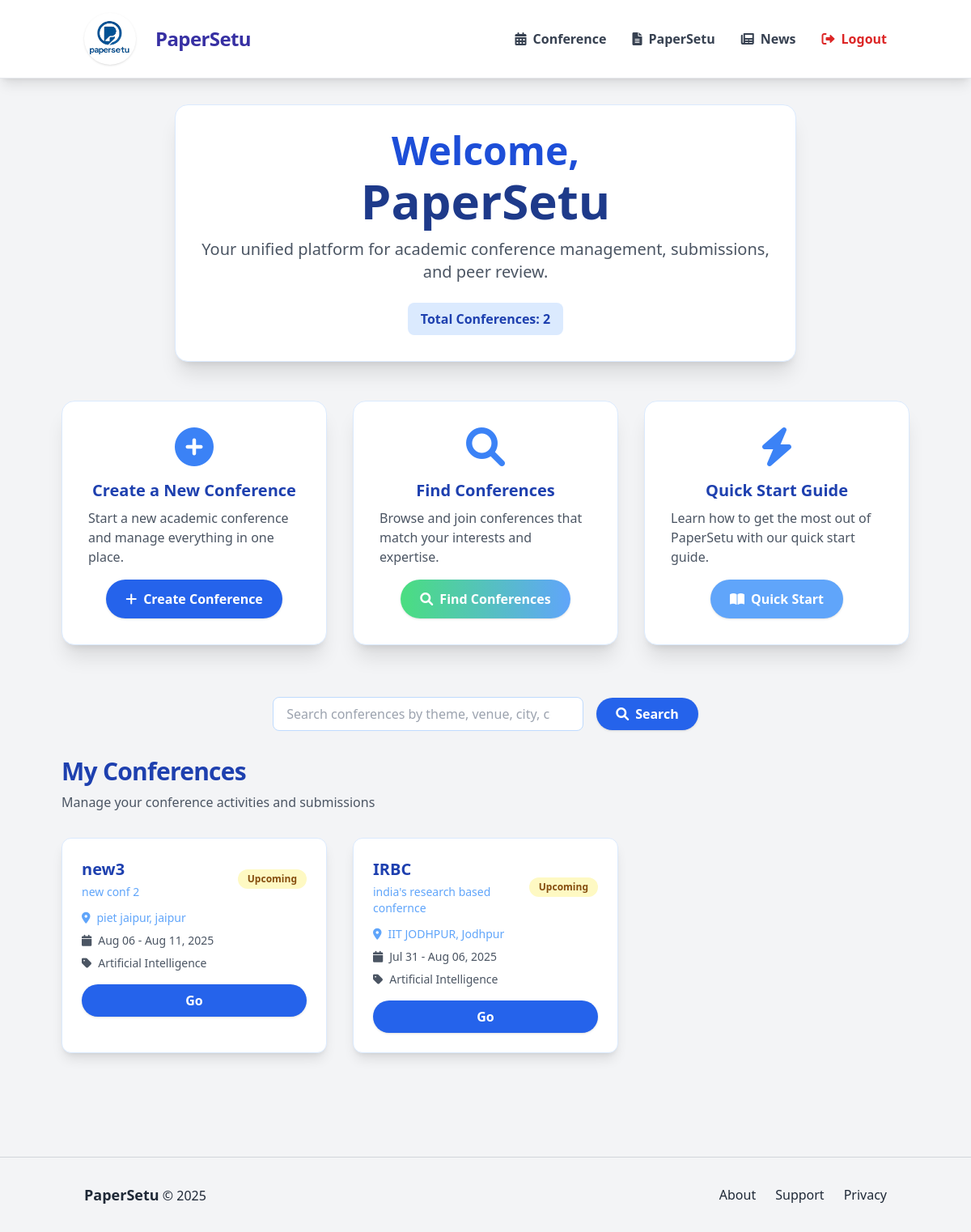
Page /home/ (signed in) on the committed database.
### accounts/models.py (models this page shows, shortened)
class User(AbstractUser):
    email = models.EmailField(unique=True)
    is_verified = models.BooleanField(default=False)
    otp = models.CharField(max_length=6, blank=True, null=True)
    otp_created_at = models.DateTimeField(blank=True, null=True)

### conference/models.py (models this page shows, shortened)
class Conference(models.Model):
    name = models.CharField(max_length=255)
    acronym = models.CharField(max_length=50, blank=True)
    web_page = models.URLField(blank=True)
    venue = models.CharField(max_length=255, blank=True)
    city = models.CharField(max_length=100, blank=True)
    country = models.CharField(max_length=100, blank=True)
    estimated_submissions = models.IntegerField(null=True, blank=True)
    start_date = models.DateField()
    end_date = models.DateField()
    primary_area = models.CharField(max_length=50, choices=AREA_CHOICES, default='AI')
    secondary_area = models.CharField(max_length=50, choices=AREA_CHOICES, default='AI')
    area_notes = models.TextField(blank=True)
    organizer = models.CharField(max_length=255, blank=True)
    organizer_web_page = models.URLField(blank=True)
    contact_phone = models.CharField(max_length=20, blank=True)
    role = models.CharField(max_length=100, blank=True)
    is_approved = models.BooleanField(default=False)
    requested_by = models.ForeignKey(User, on_delete=models.CASCADE, related_name='requested_conferences', null=True, blank=True)
    description = models.TextField(blank=True)
    chair = models.ForeignKey(User, on_delete=models.CASCADE, related_name='chaired_conferences')
    chair_name = models.CharField(max_length=255, blank=True, help_text="Conference chair's full name")
    chair_email = models.EmailField(blank=True, help_text="Conference chair's email address")
    status = models.CharField(max_length=20, choices=[('upcoming', 'Upcoming'), ('live', 'Live'), ('completed', 'Completed')], default='upcoming')
    invite_link = models.CharField(max_length=255, blank=True)
    created_at = models.DateTimeField(auto_now_add=True)
    paper_submission_deadline = models.DateField(null=True, blank=True)
    paper_format = models.CharField(max_length=10, choices=[('pdf', 'PDF'), ('docx', 'DOCX')], default='pdf')
    contact_email = models.EmailField(blank=True, help_text="Main contact email for the conference")
    registration_fee = models.DecimalField(max_digits=10, decimal_places=2, null=True, blank=True, help_text="Registration fee amount")
    theme_domain = models.CharField(max_length=255, blank=True, help_text="Conference theme or domain")
    blind_review = models.BooleanField(default=True)
    abstract_required = models.BooleanField(default=True)
    multiple_authors_allowed = models.BooleanField(default=True)
    submission_deadline = models.DateTimeField(null=True, blank=True, help_text="Final submission deadline")
    max_paper_length = models.IntegerField(default=10)
    allow_supplementary = models.BooleanField(default=False)
    reviewers_per_paper = models.IntegerField(default=3)
    review_deadline = models.DateTimeField(null=True, blank=True, help_text="Review submission deadline")
    paper_bidding_enabled = models.BooleanField(default=False, help_text="Enable paper bidding for reviewers")
    review_form_enabled = models.BooleanField(default=True)
    confidence_scores_enabled = models.BooleanField(default=True)
    allow_rebuttal_phase = models.BooleanField(default=False, help_text="Enable author rebuttal phase")
    rebuttal_deadline = models.DateTimeField(null=True, blank=True, help_text="Rebuttal submission deadline")
    rebuttal_word_limit = models.IntegerField(default=500, help_text="Word limit for rebuttals")
    decision_deadline = models.DateTimeField(null=True, blank=True, help_text="Final decision deadline")
    camera_ready_deadline = models.DateTimeField(null=True, blank=True, help_text="Camera-ready submission deadline")

### conference_mgmt/urls.py (the view)
# urls.py: path('home/', homepage, name='homepage'),
def homepage(request):
    from django.db.models import Q
    user = request.user
    user_conferences = Conference.objects.filter(
        Q(chair=user) |
        Q(userconferencerole__user=user, userconferencerole__role__in=['author', 'pc_member', 'subreviewer'])
    ).distinct().filter(is_approved=True)
    subreviewer_confs = Conference.objects.filter(
        papers__subreviewer_invites__subreviewer=user,
        papers__subreviewer_invites__status__in=['invited', 'accepted']
    ).distinct().filter(is_approved=True)
    all_confs = (user_conferences | subreviewer_confs).distinct()
    for conference in all_confs:
        conference.user_roles = list(UserConferenceRole.objects.filter(
            user=user,
            conference=conference
        ).values_list('role', flat=True))
    live_upcoming_confs = Conference.objects.filter(
        status__in=['live', 'upcoming'],
        is_approved=True
    ).exclude(id__in=all_confs.values_list('id', flat=True))
    context = {
        'user_conferences': all_confs,
        'live_upcoming_confs': live_upcoming_confs,
    }
    return render(request, 'homepage.html', context)

### templates/homepage.html (shortened to what this page needs)
{% load static %}
<!DOCTYPE html>
<html lang="en" class="h-full">
<head>
    <script src="https://cdn.tailwindcss.com"></script>
    <link href="https://cdnjs.cloudflare.com/ajax/libs/font-awesome/6.0.0/css/all.min.css" rel="stylesheet">
</head>
<body class="min-h-screen bg-gray-100 flex flex-col">
    <nav class="bg-white shadow-lg border-b border-gray-200 sticky top-0 z-30">
        <div class="container mx-auto px-4 py-4 flex justify-between items-center">
            <div class="flex items-center space-x-4">
                <img src="{% static 'images/LOGO BG.png' %}" alt="PaperSetu Logo" class="w-16 h-16 rounded-full shadow mr-2">
                <span class="text-2xl font-bold text-indigo-800 tracking-tight">PaperSetu</span>
            </div>
            <div class="flex items-center space-x-8">
                <a href="#" class="flex items-center space-x-2 text-gray-700 hover:text-blue-600 transition-colors font-semibold">
                    <i class="fas fa-calendar-alt"></i>
                    <span>Conference</span>
                </a>
                <a href="#" class="flex items-center space-x-2 text-gray-700 hover:text-blue-600 transition-colors font-semibold">
                    <i class="fas fa-file-alt"></i>
                    <span>PaperSetu</span>
                </a>
                <a href="/news/" class="flex items-center space-x-2 text-gray-700 hover:text-blue-600 transition-colors font-semibold">
                    <i class="fas fa-newspaper"></i>
                    <span>News</span>
                </a>
                <a href="/accounts/logout/" class="flex items-center space-x-2 text-red-600 hover:text-red-700 transition-colors font-semibold">
                    <i class="fas fa-sign-out-alt"></i>
                    <span>Logout</span>
                </a>
            </div>
        </div>
    </nav>
    <main class="flex-grow max-w-[90%] mx-auto px-4 py-8">
        <section class="text-center mb-12">
            <div class="bg-white rounded-2xl shadow-xl p-8 mb-8 border border-blue-100 max-w-3xl mx-auto">
                <h1 class="text-4xl md:text-5xl font-extrabold mb-4 text-blue-700 leading-tight">
                    Welcome{% if user.is_authenticated %}, <span class="block text-5xl md:text-6xl text-blue-900 mt-2">{{ user.get_full_name|default:user.username }}</span>{% endif %}
                </h1>
                <p class="text-xl text-gray-600 mb-6">Your unified platform for academic conference management, submissions, and peer review.</p>
                <div class="flex justify-center space-x-4">
                    <div class="bg-blue-100 rounded-lg px-4 py-2">
                        <span class="text-blue-800 font-semibold">Total Conferences: {{ user_conferences.count }}</span>
                    </div>
                </div>
            </div>
        </section>
        <section class="w-full flex flex-col md:flex-row gap-8 justify-center items-stretch mb-16">
          <div class="flex-1 bg-white rounded-2xl shadow-xl p-8 border border-blue-100 flex flex-col items-center justify-center hover:scale-105 transition-all duration-300">
            <div class="flex flex-col items-center">
              <i class="fas fa-plus-circle text-5xl mb-4 text-blue-500"></i>
              <h3 class="text-xl font-bold mb-2 text-blue-800">Create a New Conference</h3>
              <p class="text-gray-600 mb-4">Start a new academic conference and manage everything in one place.</p>
              <a href="/conference/create/" class="bg-blue-600 hover:bg-blue-700 text-white px-6 py-3 rounded-full font-bold shadow transition-all duration-200 flex items-center gap-2">
                <i class="fas fa-plus"></i> Create Conference
              </a>
            </div>
          </div>
          <div class="flex-1 bg-white rounded-2xl shadow-xl p-8 border border-blue-100 flex flex-col items-center justify-center hover:scale-105 transition-all duration-300">
            <div class="flex flex-col items-center">
              <i class="fas fa-search text-5xl mb-4 text-blue-500"></i>
              <h3 class="text-xl font-bold mb-2 text-blue-800">Find Conferences</h3>
              <p class="text-gray-600 mb-4">Browse and join conferences that match your interests and expertise.</p>
              <a href="/conference/" class="bg-gradient-to-r from-green-400 to-blue-400 text-white px-6 py-3 rounded-full font-bold shadow transition-all duration-200 flex items-center gap-2">
                <i class="fas fa-search"></i> Find Conferences
              </a>
            </div>
          </div>
          <div class="flex-1 bg-white rounded-2xl shadow-xl p-8 border border-blue-100 flex flex-col items-center justify-center hover:scale-105 transition-all duration-300">
            <div class="flex flex-col items-center">
              <i class="fas fa-bolt text-5xl mb-4 text-blue-500"></i>
              <h3 class="text-xl font-bold mb-2 text-blue-800">Quick Start Guide</h3>
              <p class="text-gray-600 mb-4">Learn how to get the most out of PaperSetu with our quick start guide.</p>
              <a href="/quick-start/" class="bg-blue-400 hover:bg-blue-500 text-white px-6 py-3 rounded-full font-bold shadow transition-all duration-200 flex items-center gap-2">
                <i class="fas fa-book-open"></i> Quick Start
              </a>
            </div>
          </div>
        </section>
        <section class="mb-8">
            <div class="w-full md:w-auto mb-8 flex justify-center">
                <form id="conference-search-form" class="flex flex-col md:flex-row items-center gap-4 justify-center md:justify-end relative">
                    <div class="relative w-full md:w-96">
                        <input type="text" id="search-input" name="q" value="{{ search_query|default:'' }}" placeholder="Search conferences by theme, venue, city, country, title, or acronym..." class="w-full px-4 py-2 rounded-lg border border-blue-200 focus:outline-none focus:ring-2 focus:ring-blue-400 pr-10" />
                    </div>
                    <button type="submit" class="bg-blue-600 hover:bg-blue-700 text-white px-6 py-2 rounded-full font-bold shadow transition-all duration-200 flex items-center gap-2">
                        <i class="fas fa-search"></i> Search
                    </button>
                </form>
            </div>
        </section>
        <section class="mb-12">
            <div class="flex flex-col md:flex-row md:items-center md:justify-between mb-8 gap-8">
                <div class="text-center md:text-left">
                    <h2 class="text-3xl font-extrabold text-blue-800 mb-2 tracking-tight">My Conferences</h2>
                    <p class="text-gray-600">Manage your conference activities and submissions</p>
                </div>
            </div>
            <div id="my-conferences-container">
                {% if user_conferences %}
                    <div class="grid grid-cols-1 md:grid-cols-2 lg:grid-cols-3 gap-8">
                        {% for conference in user_conferences %}
                            <div class="bg-white rounded-xl shadow-lg p-6 border border-blue-100 flex flex-col justify-between hover:scale-105 hover:shadow-2xl transition-all duration-300">
                                <div>
                                  <div class="flex justify-between items-center mb-3">
                                      <div>
                                          <h3 class="text-xl font-bold text-blue-800 mb-1">{{ conference.acronym|default:conference.name|truncatechars:20 }}</h3>
                                          <p class="text-blue-400 text-sm">{{ conference.name|truncatechars:40 }}</p>
                                      </div>
                                      <span class="px-3 py-1 rounded-full text-xs font-semibold
                                          {% if conference.status == 'upcoming' %}bg-yellow-100 text-yellow-800
                                          {% elif conference.status == 'live' %}bg-green-100 text-green-800
                                          {% else %}bg-gray-100 text-gray-800{% endif %}">
                                          {{ conference.status|title }}
                                      </span>
                                  </div>
                                  <div class="flex items-center text-blue-400 text-sm mb-2">
                                      <i class="fas fa-map-marker-alt mr-2"></i>
                                      <span>{{ conference.venue|default:"TBD" }}{% if conference.city %}, {{ conference.city }}{% endif %}</span>
                                  </div>
                                  <div class="mb-4">
                                      <div class="flex items-center text-gray-600 text-sm mb-2">
                                          <i class="fas fa-calendar mr-2"></i>
                                          <span>{{ conference.start_date|date:"M d" }} - {{ conference.end_date|date:"M d, Y" }}</span>
                                      </div>
                                      <div class="flex items-center text-gray-600 text-sm mb-2">
                                          <i class="fas fa-tag mr-2"></i>
                                          <span>{{ conference.get_primary_area_display }}</span>
                                      </div>
                                  </div>
                                  <div class="flex space-x-2 mt-auto">
                                      {% if conference.chair.id == user.id or 'pc_member' in conference.user_roles or 'author' in conference.user_roles or 'subreviewer' in conference.user_roles %}
                                          <a href="/conference/{{ conference.id }}/choose-role/" class="bg-blue-600 hover:bg-blue-700 text-white font-bold rounded-full px-4 py-2 shadow transition-all duration-200 text-center flex-1">Go</a>
                                      {% endif %}
                                  </div>
                                </div>
                            </div>
                        {% endfor %}
                    </div>
                {% endif %}
            </div>
        </section>
    </main>
    <footer class="bg-gray-100 text-gray-800 py-8 mt-12 border-t border-gray-300">
        <div class="container mx-auto px-4">
          <div class="flex flex-col md:flex-row justify-between items-center">
            <div class="mb-4 md:mb-0">
              <span class="font-bold text-lg">PaperSetu</span> &copy; {% now "Y" %}
            </div>
            <div class="flex space-x-6">
              <a href="#" class="hover:text-blue-600 transition-colors">About</a>
              <a href="#" class="hover:text-blue-600 transition-colors">Support</a>
              <a href="#" class="hover:text-blue-600 transition-colors">Privacy</a>
            </div>
          </div>
        </div>
      </footer>
</body>
</html>

### rows in the picture
User: get_full_name "PaperSetu"
Conference: acronym "new3", name "new conf 2", status "Upcoming", venue "piet jaipur", city "jaipur", start_date "Aug 06", end_date "Aug 11, 2025", primary_area "Artificial Intelligence"
Conference: acronym "IRBC", name "india's research based confernce", status "Upcoming", venue "IIT JODHPUR", city "Jodhpur", start_date "Jul 31", end_date "Aug 06, 2025", primary_area "Artificial Intelligence"

### other values in the picture
{{ user_conferences.count }} "2"
